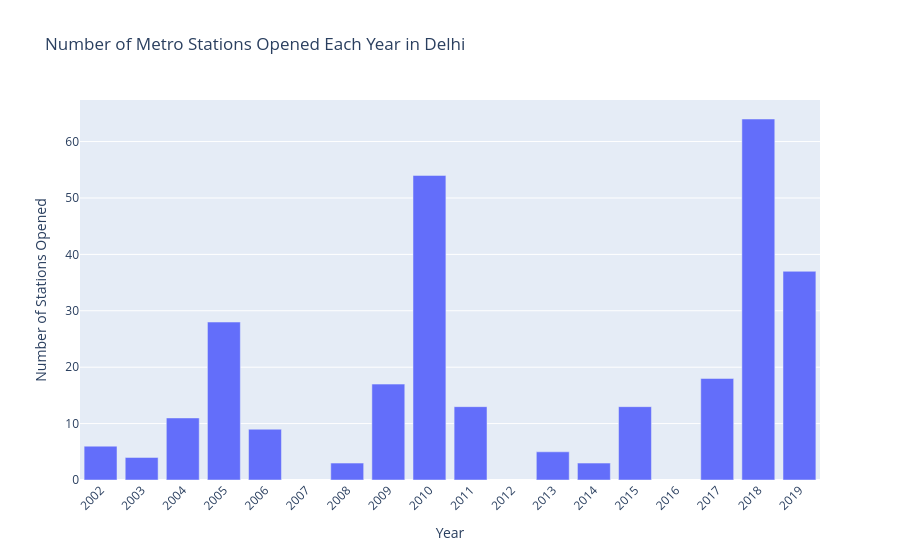

Source (notebook cell):
### Code cell
fig.update_layout(
    xaxis_tickangle=-45,
    xaxis=dict(tickmode='linear'),
    yaxis=dict(
        title='Number of Stations Opened',
        # tickmode='linear', for equal spacing bars 
        tick0=0,     # starting tick
        dtick=10     # interval of 10
    ),
    xaxis_title="Year"
)
fig.show()

### Figure 1 — Plotly figure (JSON) as saved in the notebook; plotly's stock layout.template omitted (floating-point values rounded to 4 significant figures)
{"data": [{"alignmentgroup": "True", "hovertemplate": "Year=%{x}<br>Number of Stations Opened=%{y}<extra></extra>", "legendgroup": "", "marker": {"color": "#636efa", "pattern": {"shape": ""}}, "name": "", "offsetgroup": "", "orientation": "v", "showlegend": false, "textposition": "auto", "type": "bar", "x": [2002, 2003, 2004, 2005, 2006, 2008, 2009, 2010, 2011, 2013, 2014, 2015, 2017, 2018, 2019], "xaxis": "x", "y": [6, 4, 11, 28, 9, 3, 17, 54, 13, 5, 3, 13, 18, 64, 37], "yaxis": "y"}], "layout": {"autosize": true, "barmode": "relative", "legend": {"tracegroupgap": 0}, "title": {"text": "Number of Metro Stations Opened Each Year in Delhi"}, "xaxis": {"anchor": "y", "autorange": true, "domain": [0, 1], "range": [2002.0, 2020.0], "tickangle": -45, "tickmode": "linear", "title": {"text": "Year"}, "type": "linear"}, "yaxis": {"anchor": "x", "autorange": true, "domain": [0, 1], "dtick": 10, "range": [0, 67.37], "tick0": 0, "tickmode": "linear", "title": {"text": "Number of Stations Opened"}, "type": "linear"}}}
